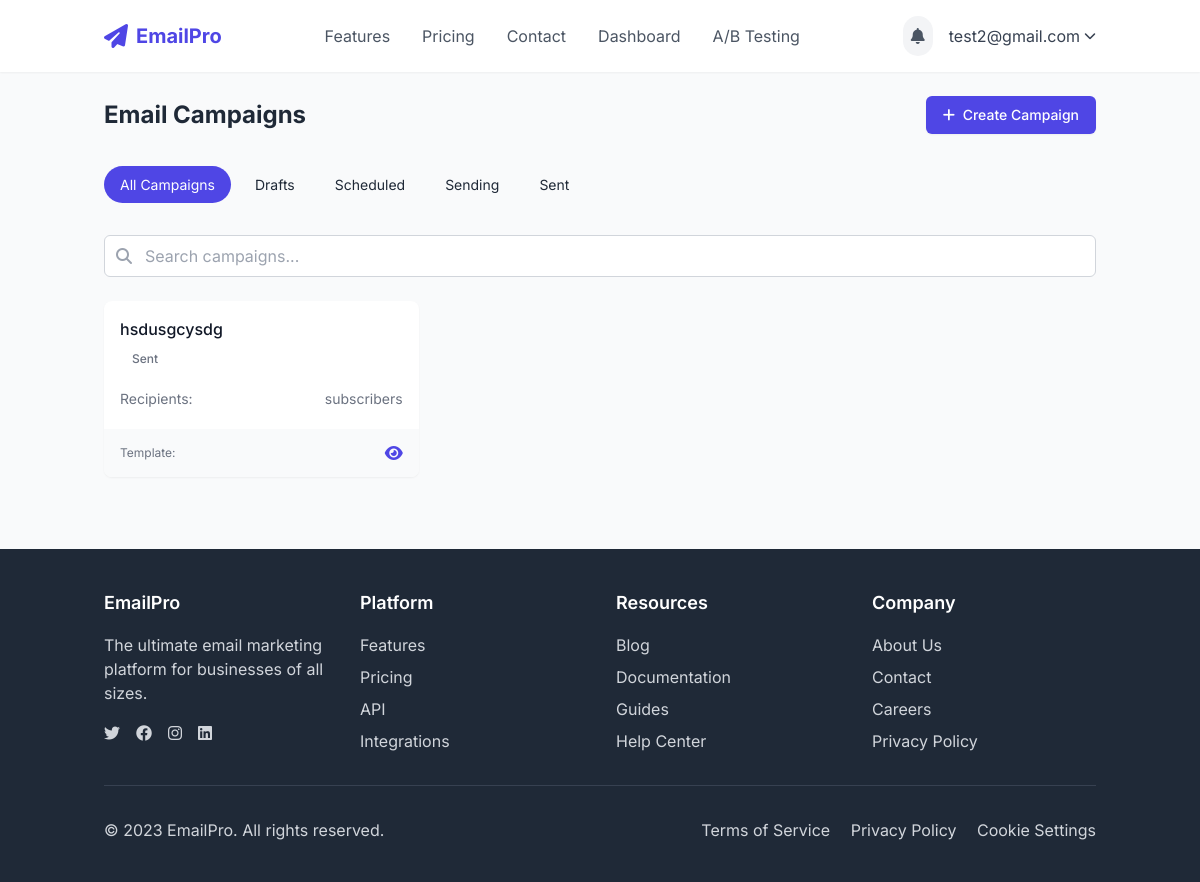
Page /campaigns/ (signed in) on the committed database.
### users/models.py (models this page shows, shortened)
class CustomUser(AbstractUser):
    email = models.EmailField(_('email address'), unique=True)
    company_name = models.CharField(max_length=255, blank=True)
    profile_image = models.ImageField(upload_to='profile_images/', blank=True, null=True)
    subscription_plan = models.CharField(
        max_length=20,
        choices=[
            ('free', 'Free'),
            ('basic', 'Basic'),
            ('premium', 'Premium'),
            ('enterprise', 'Enterprise'),
        ],
        default='free'
    )
    usage_quota = models.PositiveIntegerField(default=100)  # Number of emails allowed to send
    is_verified = models.BooleanField(default=False)
    USERNAME_FIELD = 'email'
    REQUIRED_FIELDS = ['username']

### marketing/models.py (models this page shows, shortened)
class Campaign(models.Model):
    STATUS_CHOICES = [
        ('draft', 'Draft'),
        ('scheduled', 'Scheduled'),
        ('sending', 'Sending'),
        ('sent', 'Sent'),
        ('cancelled', 'Cancelled'),
    ]
    owner = models.ForeignKey(settings.AUTH_USER_MODEL, on_delete=models.CASCADE, related_name='campaigns')
    name = models.CharField(max_length=100)
    subject = models.CharField(max_length=255)
    slug = models.SlugField(max_length=255, unique=True)
    from_email = models.EmailField(max_length=255)
    from_name = models.CharField(max_length=100)
    reply_to = models.EmailField(max_length=255, blank=True)
    content = models.TextField()
    html_content = models.TextField(blank=True)
    lists = models.ManyToManyField(SubscriberList, related_name='campaigns')
    template = models.ForeignKey(EmailTemplate, on_delete=models.SET_NULL, null=True, blank=True)
    status = models.CharField(max_length=20, choices=STATUS_CHOICES, default='draft')
    schedule_time = models.DateTimeField(null=True, blank=True)
    sent_time = models.DateTimeField(null=True, blank=True)
    created_at = models.DateTimeField(auto_now_add=True)
    updated_at = models.DateTimeField(auto_now=True)
    class Meta:
        ordering = ['-created_at']

### marketing/views.py (the view)
# urls.py: path('campaigns/', views.campaigns, name='campaigns'),
@login_required
def campaigns(request):
    campaigns = Campaign.objects.filter(owner=request.user).order_by('-created_at')
    return render(request, 'marketing/campaigns.html', {'campaigns': campaigns})

### templates/marketing/campaigns.html (shortened to what this page needs)
{% extends 'base.html' %}
{% load static %}
{% load user_tags %}
{% block content %}
<div class="container max-w-7xl mx-auto">
    <div class="flex justify-between items-center mb-6">
        <h1 class="text-2xl font-bold text-gray-800">Email Campaigns</h1>
        <div class="flex gap-3">
            <a href="{% url 'add_campaign' %}" class="px-4 py-2 border border-transparent rounded-md shadow-sm text-sm font-medium text-white bg-indigo-600 hover:bg-indigo-700">
                <i class="fas fa-plus mr-1"></i> Create Campaign
            </a>
        </div>
    </div>
    <div class="mb-6 status-filter">
        <div class="inline-flex space-x-2">
            <button class="status-button active" data-status="all">All Campaigns</button>
            <button class="status-button" data-status="draft">Drafts</button>
            <button class="status-button" data-status="scheduled">Scheduled</button>
            <button class="status-button" data-status="sending">Sending</button>
            <button class="status-button" data-status="sent">Sent</button>
        </div>
    </div>
    <div class="mb-6">
        <div class="relative">
            <input type="text" id="campaign-search" placeholder="Search campaigns..." class="w-full pl-10 pr-4 py-2 border border-gray-300 rounded-md focus:outline-none focus:ring-indigo-500 focus:border-indigo-500">
            <div class="absolute inset-y-0 left-0 pl-3 flex items-center pointer-events-none">
            </div>
        </div>
    </div>
    {% if campaigns %}
    <div class="grid grid-cols-1 md:grid-cols-2 lg:grid-cols-3 gap-6 campaign-grid">
        {% for campaign in campaigns %}
        <div class="campaign-card bg-white rounded-lg shadow-sm overflow-hidden" data-name="{{ campaign.name|lower }}" data-status="{{ campaign.status|lower }}">
            <div class="p-4">
                <div class="flex justify-between items-start">
                    <div>
                        <h3 class="font-medium text-gray-900 truncate">{{ campaign.name }}</h3>
                        <p class="text-sm text-gray-500 mt-1">
                            <span class="status-badge ">
                                {{ campaign.status|title }}
                            </span>
                        </p>
                    </div>
                </div>
                <div class="mt-4">
                    <div class="flex justify-between text-sm text-gray-500 mb-1">
                        <span>Recipients:</span>
                        <span>{{ campaign.recipient_count }} subscribers</span>
                    </div>
                </div>
            </div>
            <div class="bg-gray-50 px-4 py-3 flex justify-between items-center">
                <span class="text-xs text-gray-500">Template: {{ campaign.email_template.name|truncatechars:25 }}</span>
                <div class="flex gap-2">
                    <a href="{% url 'campaign_detail' pk=campaign.id %}" class="text-indigo-600 hover:text-indigo-800">
                        <i class="fas fa-eye"></i>
                    </a>
                </div>
            </div>
        </div>
        {% endfor %}
    </div>
    {% endif %}
</div>
{% endblock %}

### templates/base.html (shortened to what this page needs)
{% load static %}
<!DOCTYPE html>
<html lang="en">
<head>
    <script src="https://cdn.tailwindcss.com"></script>
    <link rel="stylesheet" href="https://cdnjs.cloudflare.com/ajax/libs/font-awesome/6.4.0/css/all.min.css">
    <link rel="stylesheet" href="{% static 'css/auth.css' %}">
</head>
<body class="min-h-screen bg-gray-50 text-gray-800">
    <header class="bg-white shadow-sm">
        <div class="container mx-auto px-4 py-4 flex justify-between items-center">
            <a href="{% url 'home' %}" class="flex items-center space-x-2">
                <i class="fas fa-paper-plane text-indigo-600 text-2xl"></i>
                <span class="font-bold text-xl text-indigo-600">EmailPro</span>
            </a>
            <nav class="hidden md:flex space-x-8">
                <a href="{% url 'features' %}" class="text-gray-600 hover:text-indigo-600 transition-colors">Features</a>
                <a href="{% url 'pricing' %}" class="text-gray-600 hover:text-indigo-600 transition-colors">Pricing</a>
                <a href="{% url 'contact' %}" class="text-gray-600 hover:text-indigo-600 transition-colors">Contact</a>
                {% if user.is_authenticated %}
                    <a href="{% url 'dashboard' %}" class="text-gray-600 hover:text-indigo-600 transition-colors">Dashboard</a>
                    <a href="{% url 'ab_testing' %}" class="text-gray-600 hover:text-indigo-600 transition-colors">A/B Testing</a>
                {% endif %}
            </nav>
            <div class="flex items-center space-x-4">
                {% if user.is_authenticated %}
                    <div class="relative" x-data="notificationSystem()" x-init="loadNotifications()">
                        <button @click="open = !open" class="p-2 rounded-full bg-gray-100 text-gray-600 hover:bg-gray-200 focus:outline-none relative">
                            <i class="fas fa-bell"></i>
                        </button>
                    </div>
                    <div class="relative group">
                        <button class="flex items-center space-x-1 text-gray-700 hover:text-indigo-600">
                            <span>{{ user.email }}</span>
                            <i class="fas fa-chevron-down text-xs"></i>
                        </button>
                    </div>
                {% else %}
                    <a href="{% url 'login' %}" class="px-4 py-2 text-indigo-600 hover:text-indigo-800 transition-colors">Login</a>
                    <a href="{% url 'register' %}" class="px-4 py-2 bg-indigo-600 text-white rounded-md hover:bg-indigo-700 transition-colors">Sign Up</a>
                {% endif %}
            </div>
        </div>
    </header>
    <main class="container mx-auto px-4 py-6">
        {% block content %}{% endblock %}
    </main>
    <footer class="bg-gray-800 text-white mt-12">
        <div class="container mx-auto px-4 py-10">
            <div class="grid grid-cols-1 md:grid-cols-4 gap-8">
                <div>
                    <h3 class="text-lg font-semibold mb-4">EmailPro</h3>
                    <p class="text-gray-300 mb-4">The ultimate email marketing platform for businesses of all sizes.</p>
                    <div class="flex space-x-4">
                        <a href="#" class="text-gray-300 hover:text-white"><i class="fab fa-twitter"></i></a>
                        <a href="#" class="text-gray-300 hover:text-white"><i class="fab fa-facebook"></i></a>
                        <a href="#" class="text-gray-300 hover:text-white"><i class="fab fa-instagram"></i></a>
                        <a href="#" class="text-gray-300 hover:text-white"><i class="fab fa-linkedin"></i></a>
                    </div>
                </div>
                <div>
                    <h3 class="text-lg font-semibold mb-4">Platform</h3>
                    <ul class="space-y-2">
                        <li><a href="{% url 'features' %}" class="text-gray-300 hover:text-white">Features</a></li>
                        <li><a href="{% url 'pricing' %}" class="text-gray-300 hover:text-white">Pricing</a></li>
                        <li><a href="#" class="text-gray-300 hover:text-white">API</a></li>
                        <li><a href="#" class="text-gray-300 hover:text-white">Integrations</a></li>
                    </ul>
                </div>
                <div>
                    <h3 class="text-lg font-semibold mb-4">Resources</h3>
                    <ul class="space-y-2">
                        <li><a href="#" class="text-gray-300 hover:text-white">Blog</a></li>
                        <li><a href="#" class="text-gray-300 hover:text-white">Documentation</a></li>
                        <li><a href="#" class="text-gray-300 hover:text-white">Guides</a></li>
                        <li><a href="#" class="text-gray-300 hover:text-white">Help Center</a></li>
                    </ul>
                </div>
                <div>
                    <h3 class="text-lg font-semibold mb-4">Company</h3>
                    <ul class="space-y-2">
                        <li><a href="#" class="text-gray-300 hover:text-white">About Us</a></li>
                        <li><a href="{% url 'contact' %}" class="text-gray-300 hover:text-white">Contact</a></li>
                        <li><a href="#" class="text-gray-300 hover:text-white">Careers</a></li>
                        <li><a href="#" class="text-gray-300 hover:text-white">Privacy Policy</a></li>
                    </ul>
                </div>
            </div>
            <div class="border-t border-gray-700 mt-8 pt-8 flex flex-col md:flex-row justify-between">
                <p class="text-gray-300">© 2023 EmailPro. All rights reserved.</p>
                <div class="mt-4 md:mt-0">
                    <a href="#" class="text-gray-300 hover:text-white mr-4">Terms of Service</a>
                    <a href="#" class="text-gray-300 hover:text-white mr-4">Privacy Policy</a>
                    <a href="#" class="text-gray-300 hover:text-white">Cookie Settings</a>
                </div>
            </div>
        </div>
    </footer>
</body>
</html>

### static/css/auth.css (style rules this page uses)
a { color: #4f46e5; text-decoration: none; }

### templates/base.html (style rules this page uses)
body { font-family: 'Inter', sans-serif; }

### templates/marketing/campaigns.html (style rules this page uses)
.campaign-card { transition: all 0.2s ease; }
.status-badge { display: inline-flex; align-items: center; padding: 0.25rem 0.75rem; border-radius: 9999px; font-size: 0.75rem; font-weight: 500; }
.status-filter { white-space: nowrap; overflow-x: auto; -webkit-overflow-scrolling: touch; scroll-behavior: smooth; padding: 0.5rem 0; }
.status-button { padding: 0.5rem 1rem; border-radius: 9999px; font-size: 0.875rem; transition: all 0.2s ease; }
.status-button.active { background-color: #4f46e5; color: white; }

### rows in the picture
CustomUser: email "test2@gmail.com"
Campaign: name "hsdusgcysdg", status "Sent"
